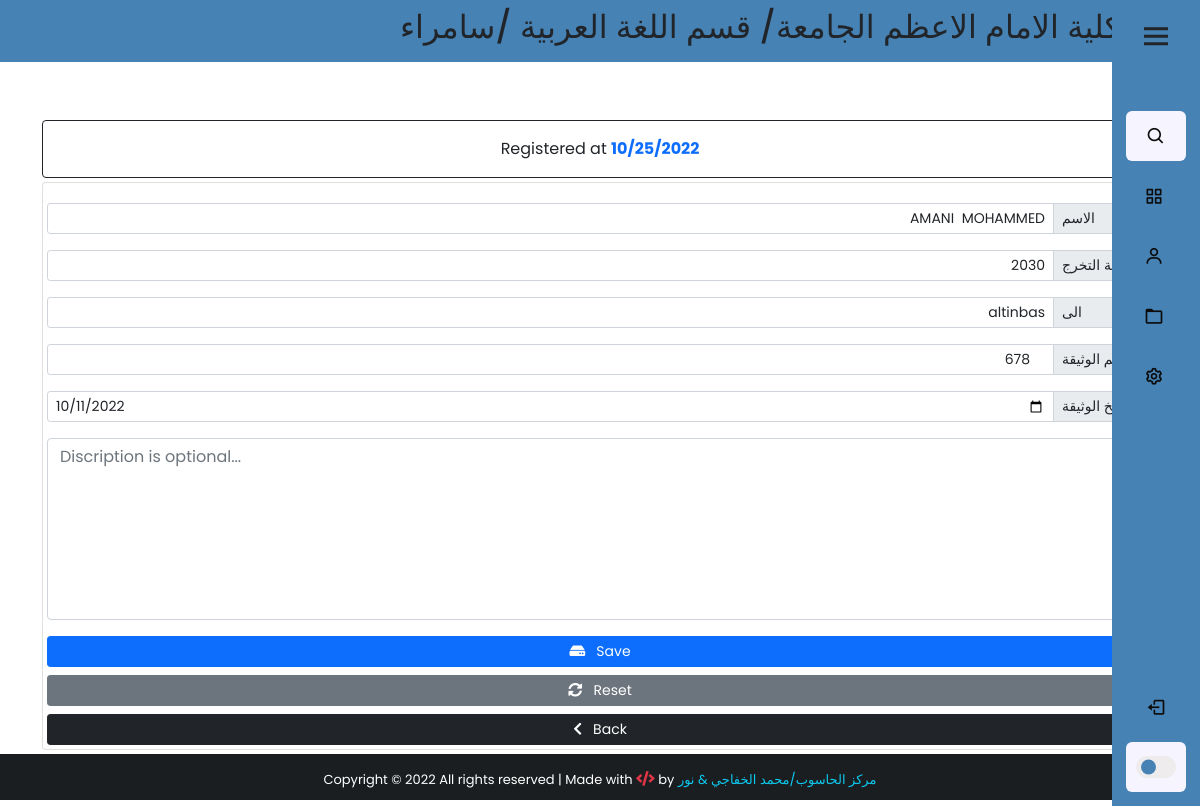
Before: /studentDoc/8 (signed in) with the older database file.
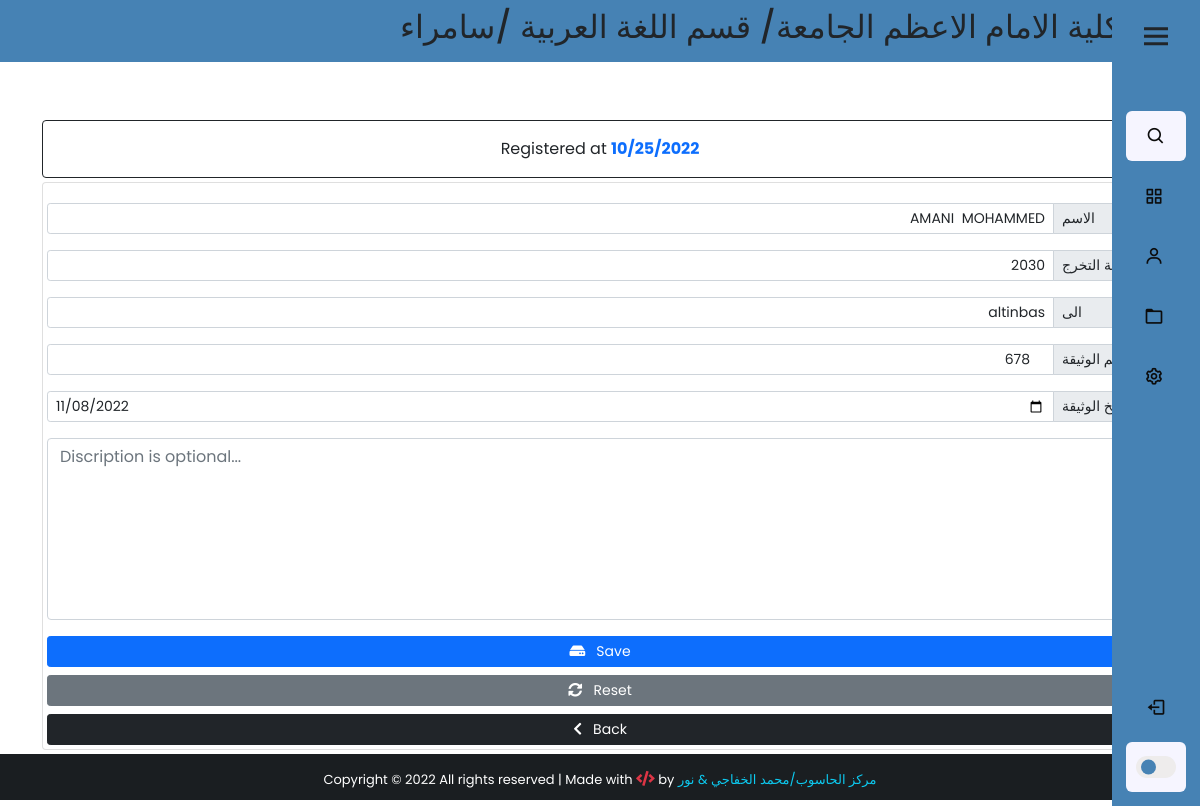
After: the same page with the newer database file.
### app/models.py (models this page shows, shortened)
class StudentDocument(models.Model):
    user = models.CharField(max_length=100,verbose_name="اسم المستخدم")
    name = models.CharField(max_length=100,verbose_name="اسم الطالب/ة" )
    Dname = models.CharField(max_length=100,verbose_name="القسم")
    Cname = models.CharField(max_length=100,verbose_name="المحافظة")
    graduate_year = models.CharField(max_length=100,verbose_name="سنة التخرج")
    to = models.CharField(max_length=250 , verbose_name="الجهة المصدر اليها")
    Dnumber = models.CharField(max_length=20,verbose_name="رقم الوثيقة")
    Ddate = models.DateField(verbose_name="تاريخ الوثيقة",blank=True,null=True)
    note = models.TextField(blank=True,null=True)
    check_post = models.BooleanField(blank=True,null=True,default=False)
    created_at = models.DateTimeField(auto_now_add=True)
    class Meta:
        verbose_name_plural = "جدول وثائق الطلبة"

### app/views.py (the view)
# urls.py: path('studentDoc/<str:std_id>', views.studentDoc,name="studentDoc"),
@cache_control(no_cache=True , must_revalidate=True,no_store=True)
@login_required(login_url='login')
def studentDoc(request, std_id):
    user = request.user.userprofile
    studentDoc = StudentDocument.objects.get(id=std_id)
    if studentDoc != None:
        return render(request, 'edit.html', {'studentDoc': studentDoc,'user':user,})

### app/models.py (called while the page is built)
    def __str__(self):
        return self.Dname

    def __str__(self):
        return self.Cname

### app/templates/edit.html (shortened to what this page needs)
{% extends 'add_patients.html' %}
{% block card-title %} Registered at <span class="text-primary"><strong>{{studentDoc.created_at | date:'m/d/Y' }}</strong></span> {% endblock card-title %}
{% block value-name %} value="{{studentDoc.name}}" {% endblock value-name %}
{% block value-year %}  value="{{studentDoc.graduate_year}}"  {% endblock value-year %}
{% block value-to %} value="{{studentDoc.to}}"  {% endblock value-to %}
{% block value-Dnumber %} value="{{studentDoc.Dnumber}}"  {% endblock value-Dnumber %}
{% block value-Ddate %} value="{{studentDoc.Ddate | date:'Y-m-d'}}" {% endblock value-Ddate %}
{% block btn-content %} <i class="fas fa-hdd"></i>&nbsp;&nbsp; Save {% endblock btn-content %}
{% block btn-reset %}
<button type="reset" class="btn btn-secondary btn-sm"><i class="fas fa-sync-alt"></i>&nbsp;&nbsp; Reset</button>
{% endblock btn-reset %}
{% block Action %} action="/edit_studentDoc/" {% endblock Action %}

### app/templates/add_patients.html (shortened to what this page needs)
{% extends 'base2.html' %}
{% block content %}
     <div class="container" style="padding-top:10px;">
          <div class="row">
               <div class="col-lg-12">
                    <div class="card card-body border-dark  mt-5">
                         <span class="text-center">{% block card-title %}<span class="text-primary">أملئ الحقول بالمعلومات الصحيحة</span>{% endblock card-title %}</span>
                    </div>
                    <form {% block Action %} action="/add_studentDoc/" {% endblock Action %} method="POST" enctype="multipart/form-data" class="card p-1 porder-dark mt-1">
                         <div class="input-group input-group-sm mb-3">
                              <input type="text" class="form-control text-end" name="name" id="name" placeholder="اسم الطالب/ة" required  {% block value-name %}{% endblock value-name %}>
                              <span class="input-group-text side-label ">الاسم</span>
                         </div>
                         <div class="input-group input-group-sm mb-3">
                              <input type="text" class="form-control text-end" name="year" maxlength="10" id="year" placeholder="سنة التخرج" required {% block value-year %}{% endblock value-year %}>
                                <span class="input-group-text side-label text-center">سنة التخرج</span>
                         </div>
                           <div class="input-group input-group-sm mb-3">
                              <input type="text" class="form-control text-end" name="to"  id="to" placeholder="الجهة الصادر اليها الوثيقة" required {% block value-to %}{% endblock value-to %}>
                               <span class="input-group-text side-label text-center"> الى </span>
                         </div>
                          <div class="input-group input-group-sm mb-3">
                              <input type="number" class="form-control text-end" name="Dnumber" maxlength="5" id="Dnumber" placeholder="العدد" required {% block value-Dnumber %}{% endblock value-Dnumber %}>
                                <span class="input-group-text side-label text-center">رقم الوثيقة</span>
                          </div>
                           <div class="input-group input-group-sm mb-3">
                              <input type="date" class="form-control" name="Ddate"  id="Ddate"  required {% block value-Ddate %}{% endblock value-Ddate %}>
                                 <span class="input-group-text side-label text-center">تاريخ الوثيقة</span>
                         </div>
                         <div class="form-group">
                              <textarea class="form-control" name="note" id="note"   rows="7" placeholder="Discription is optional...">{% block value-note %}{% endblock value-note %}</textarea>
                         </div>
                         <div class="d-grid gap-2 mt-3">
                              <button type="submit" class="btn btn-primary btn-sm"  id="btn-add">
                                  {% block btn-content %} <i class="fas fa-plus"></i>&nbsp;&nbsp; اضافة {% endblock btn-content %}
                              </button>
                              {% block btn-reset %} {% endblock btn-reset %}
                              <a href="{% url 'backend' %}" class="btn btn-dark btn-sm"><i class="fas fa-chevron-left"></i>&nbsp;&nbsp; Back</a>
                         </div>
                    </form>
               </div>
          </div>
          </div>
           </div>
{% endblock content %}

Changed rows visible on the page:
changed StudentDocument "AMANI MOHAMMED": Ddate "10/11/2022" → "11/08/2022"
